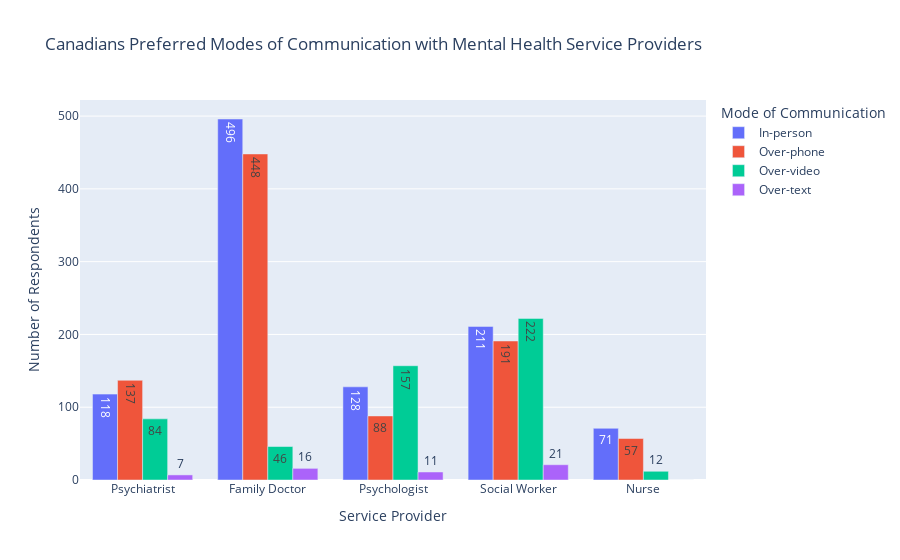

Source (notebook cell):
### Code cell
fig = px.bar(service_providers_com, x = "Service Provider", y = ["In-person", "Over-phone", "Over-video", "Over-text"], barmode = 'group', labels = {"value":"Number of Respondents", "Service Provider": "Service Provider", "variable": "Mode of Communication"}, title = 'Canadians Preferred Modes of Communication with Mental Health Service Providers', text_auto = True)
fig.show()

### Figure 1 — Plotly figure (JSON) as saved in the notebook; plotly's stock layout.template omitted (floating-point values rounded to 4 significant figures)
{"data": [{"alignmentgroup": "True", "hovertemplate": "Mode of Communication=In-person<br>Service Provider=%{x}<br>Number of Respondents=%{y}<extra></extra>", "legendgroup": "In-person", "marker": {"color": "#636efa", "pattern": {"shape": ""}}, "name": "In-person", "offsetgroup": "In-person", "orientation": "v", "showlegend": true, "textposition": "auto", "texttemplate": "%{y}", "type": "bar", "x": ["Psychiatrist", "Family Doctor", "Psychologist", "Social Worker", "Nurse"], "xaxis": "x", "y": [118, 496, 128, 211, 71], "yaxis": "y"}, {"alignmentgroup": "True", "hovertemplate": "Mode of Communication=Over-phone<br>Service Provider=%{x}<br>Number of Respondents=%{y}<extra></extra>", "legendgroup": "Over-phone", "marker": {"color": "#EF553B", "pattern": {"shape": ""}}, "name": "Over-phone", "offsetgroup": "Over-phone", "orientation": "v", "showlegend": true, "textposition": "auto", "texttemplate": "%{y}", "type": "bar", "x": ["Psychiatrist", "Family Doctor", "Psychologist", "Social Worker", "Nurse"], "xaxis": "x", "y": [137, 448, 88, 191, 57], "yaxis": "y"}, {"alignmentgroup": "True", "hovertemplate": "Mode of Communication=Over-video<br>Service Provider=%{x}<br>Number of Respondents=%{y}<extra></extra>", "legendgroup": "Over-video", "marker": {"color": "#00cc96", "pattern": {"shape": ""}}, "name": "Over-video", "offsetgroup": "Over-video", "orientation": "v", "showlegend": true, "textposition": "auto", "texttemplate": "%{y}", "type": "bar", "x": ["Psychiatrist", "Family Doctor", "Psychologist", "Social Worker", "Nurse"], "xaxis": "x", "y": [84, 46, 157, 222, 12], "yaxis": "y"}, {"alignmentgroup": "True", "hovertemplate": "Mode of Communication=Over-text<br>Service Provider=%{x}<br>Number of Respondents=%{y}<extra></extra>", "legendgroup": "Over-text", "marker": {"color": "#ab63fa", "pattern": {"shape": ""}}, "name": "Over-text", "offsetgroup": "Over-text", "orientation": "v", "showlegend": true, "textposition": "auto", "texttemplate": "%{y}", "type": "bar", "x": ["Psychiatrist", "Family Doctor", "Psychologist", "Social Worker", "Nurse"], "xaxis": "x", "y": [7, 16, 11, 21, 0], "yaxis": "y"}], "layout": {"barmode": "group", "legend": {"title": {"text": "Mode of Communication"}, "tracegroupgap": 0}, "title": {"text": "Canadians Preferred Modes of Communication with Mental Health Service Providers"}, "xaxis": {"anchor": "y", "domain": [0, 1], "title": {"text": "Service Provider"}}, "yaxis": {"anchor": "x", "domain": [0, 1], "title": {"text": "Number of Respondents"}}}}
